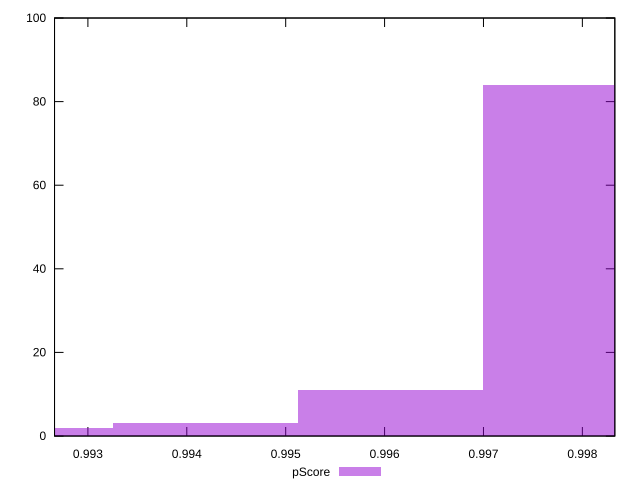

Here is the gnuplot script that generated this plot:
reset

$pScore <<EOF
0.992321253777465 2
0.9979275885445693 84
0.9960588102888679 11
0.9941900320331665 3
EOF

set key outside below
set boxwidth 0.0018687782557014407
set xrange [0.9926625711387691:0.9983281842215922]
set yrange [0:100]
set trange [0:100]
set style fill transparent solid 0.5 noborder
set terminal svg size 640, 490 enhanced background rgb 'white'
set output "report_00009_2021-02-08T22-37-41.559Z/interactive/samples/pages+cached+noadtech+nomedia+nocss/pScore/histogram.svg"

plot $pScore title "pScore" with boxes

reset
